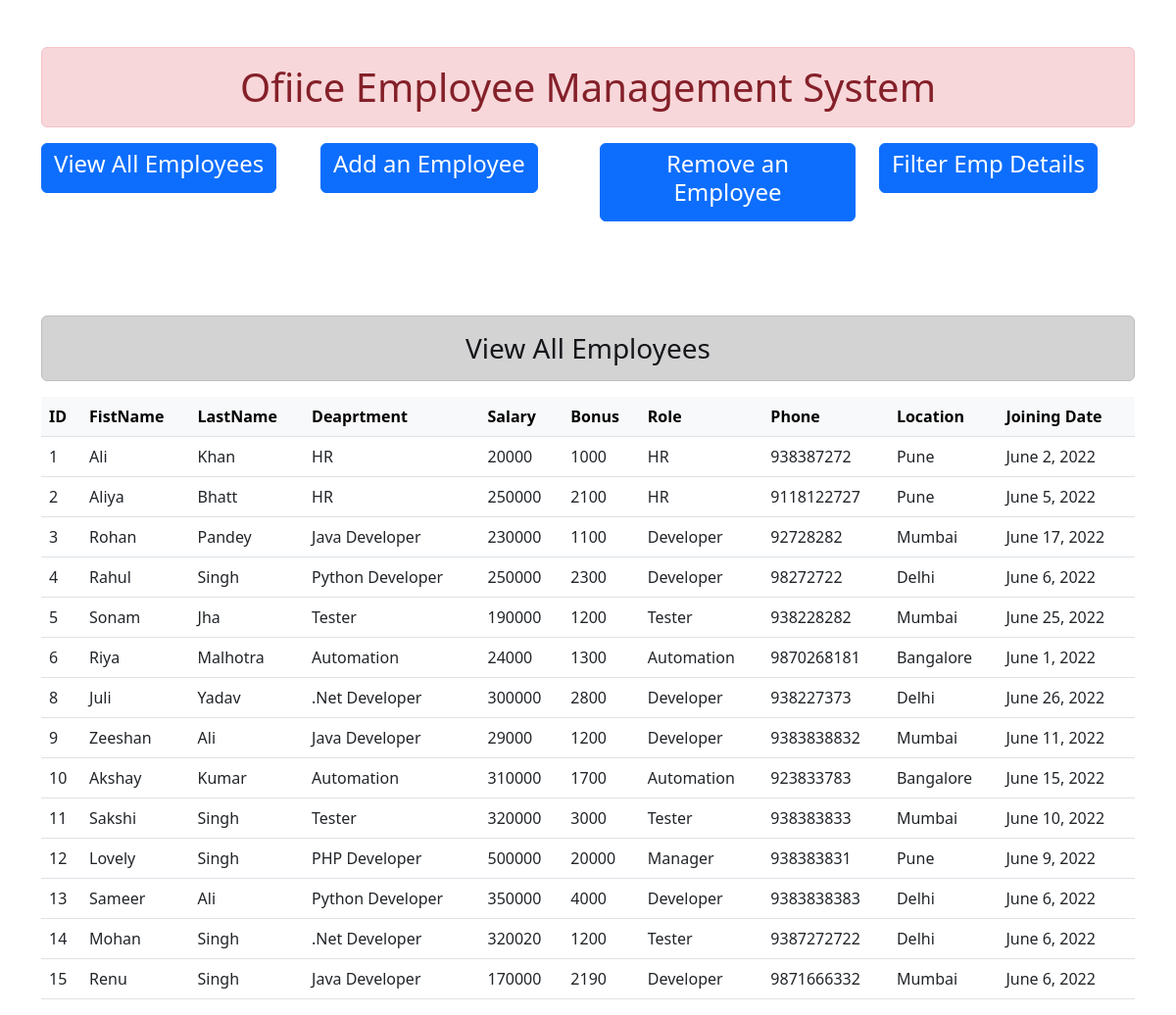
Page /all/ on the committed database.
### emp_app/models.py (models this page shows)
class Employee(models.Model):
    first_name=models.CharField(max_length=100)
    last_name=models.CharField(max_length=100)
    dept=models.ForeignKey(Department,on_delete=models.CASCADE)
    salary=models.IntegerField(default=0)
    bonus=models.IntegerField(default=0)
    role=models.ForeignKey(Role,on_delete=models.CASCADE)
    phone=models.IntegerField(default=0)
    join_date=models.DateField()

class Department(models.Model):
    name=models.CharField(max_length=100)
    location=models.CharField(max_length=100)
    def __str__(self):
        return self.name

class Role(models.Model):
    name=models.CharField(max_length=100)
    def __str__(self):
        return self.name

### emp_app/views.py (the view)
# urls.py: path("all/",views.all_emp,name="allemp"),
def all_emp(request):
    emps=Employee.objects.all()
    return render(request,'emp_app/all.html',{"emps":emps})

### emp_app/templates/emp_app/all.html (shortened to what this page needs)
{% extends 'emp_app/index.html' %}
{% block first %}
<div class="container mt-5">
  <br>
    <h3 class="text-center alert alert-dark">View All Employees</h3>
    <div class="row">
        <div class="col-sm-12">
            <table class="table">
                <thead class="table-light">
                  <th>ID</th>
                  <th>FistName</th>
                  <th>LastName</th>
                  <th>Deaprtment</th>
                  <th>Salary</th>
                  <th>Bonus</th>
                  <th>Role</th>
                  <th>Phone</th>
                  <th>Location</th>
                  <th>Joining Date</th>
                </thead>
                <tbody>
                    {% for emp in emps %}
                  <tr>
                      <td>{{emp.id}}</td>
                      <td>{{emp.first_name}}</td>
                      <td>{{emp.last_name}}</td>
                      <td>{{emp.dept}}</td>
                      <td>{{emp.salary}}</td>
                      <td>{{emp.bonus}}</td>
                      <td>{{emp.role}}</td>
                      <td>{{emp.phone}}</td>
                      <td>{{emp.dept.location}}</td>
                      <td>{{emp.join_date}}</td>
                  </tr>
                  {% endfor %}
                </tbody>
              </table>
        </div>
    </div>
</div>
{% endblock first %}

### emp_app/templates/emp_app/index.html (shortened to what this page needs)
<!DOCTYPE html>
{% load static %}
<html lang="en">
<head>
    <link rel="stylesheet" href="{% static 'emp_app/css/bootstrap.css' %}">
</head>
<body>
    <div class="container mt-5">
        <h1 class="text-center alert alert-danger">Ofiice Employee Management System</h1>
        <div class="row">
            <div class="col-sm-3"><a class="btn btn-primary" href="/all" role="button"><h4>View All Employees</h4></a></div>
            <div class="col-sm-3"><a class="btn btn-primary" href="/add" role="button"><h4 class="text-center">Add an Employee</h4></a></div>
            <div class="col-sm-3"><a class="btn btn-primary" href="/remove" role="button"><h4 class="text-center">Remove an Employee</h4></a></div>
            <div class="col-sm-3"><a class="btn btn-primary" href="/filter" role="button"><h4>Filter Emp Details</h4></a></div>
        </div>
    </div><br>
    {% block first %}{% endblock first %}
</body>
</html>

### rows in the picture
Employee: id "1", first_name "Ali", last_name "Khan", dept "HR", salary "20000", bonus "1000", role "HR", phone "938387272", dept.location "Pune", join_date "June 2, 2022"
Employee: id "2", first_name "Aliya", last_name "Bhatt", dept "HR", salary "250000", bonus "2100", role "HR", phone "9118122727", dept.location "Pune", join_date "June 5, 2022"
Employee: id "3", first_name "Rohan", last_name "Pandey", dept "Java Developer", salary "230000", bonus "1100", role "Developer", phone "92728282", dept.location "Mumbai", join_date "June 17, 2022"
Employee: id "4", first_name "Rahul", last_name "Singh", dept "Python Developer", salary "250000", bonus "2300", role "Developer", phone "98272722", dept.location "Delhi", join_date "June 6, 2022"
Employee: id "5", first_name "Sonam", last_name "Jha", dept "Tester", salary "190000", bonus "1200", role "Tester", phone "938228282", dept.location "Mumbai", join_date "June 25, 2022"
Employee: id "6", first_name "Riya", last_name "Malhotra", dept "Automation", salary "24000", bonus "1300", role "Automation", phone "9870268181", dept.location "Bangalore", join_date "June 1, 2022"
Employee: id "8", first_name "Juli", last_name "Yadav", dept ".Net Developer", salary "300000", bonus "2800", role "Developer", phone "938227373", dept.location "Delhi", join_date "June 26, 2022"
Employee: id "9", first_name "Zeeshan", last_name "Ali", dept "Java Developer", salary "29000", bonus "1200", role "Developer", phone "9383838832", dept.location "Mumbai", join_date "June 11, 2022"
Employee: id "10", first_name "Akshay", last_name "Kumar", dept "Automation", salary "310000", bonus "1700", role "Automation", phone "923833783", dept.location "Bangalore", join_date "June 15, 2022"
Employee: id "11", first_name "Sakshi", last_name "Singh", dept "Tester", salary "320000", bonus "3000", role "Tester", phone "938383833", dept.location "Mumbai", join_date "June 10, 2022"
Employee: id "12", first_name "Lovely", last_name "Singh", dept "PHP Developer", salary "500000", bonus "20000", role "Manager", phone "938383831", dept.location "Pune", join_date "June 9, 2022"
Employee: id "13", first_name "Sameer", last_name "Ali", dept "Python Developer", salary "350000", bonus "4000", role "Developer", phone "9383838383", dept.location "Delhi", join_date "June 6, 2022"
Employee: id "14", first_name "Mohan", last_name "Singh", dept ".Net Developer", salary "320020", bonus "1200", role "Tester", phone "9387272722", dept.location "Delhi", join_date "June 6, 2022"
Employee: id "15", first_name "Renu", last_name "Singh", dept "Java Developer", salary "170000", bonus "2190", role "Developer", phone "9871666332", dept.location "Mumbai", join_date "June 6, 2022"
